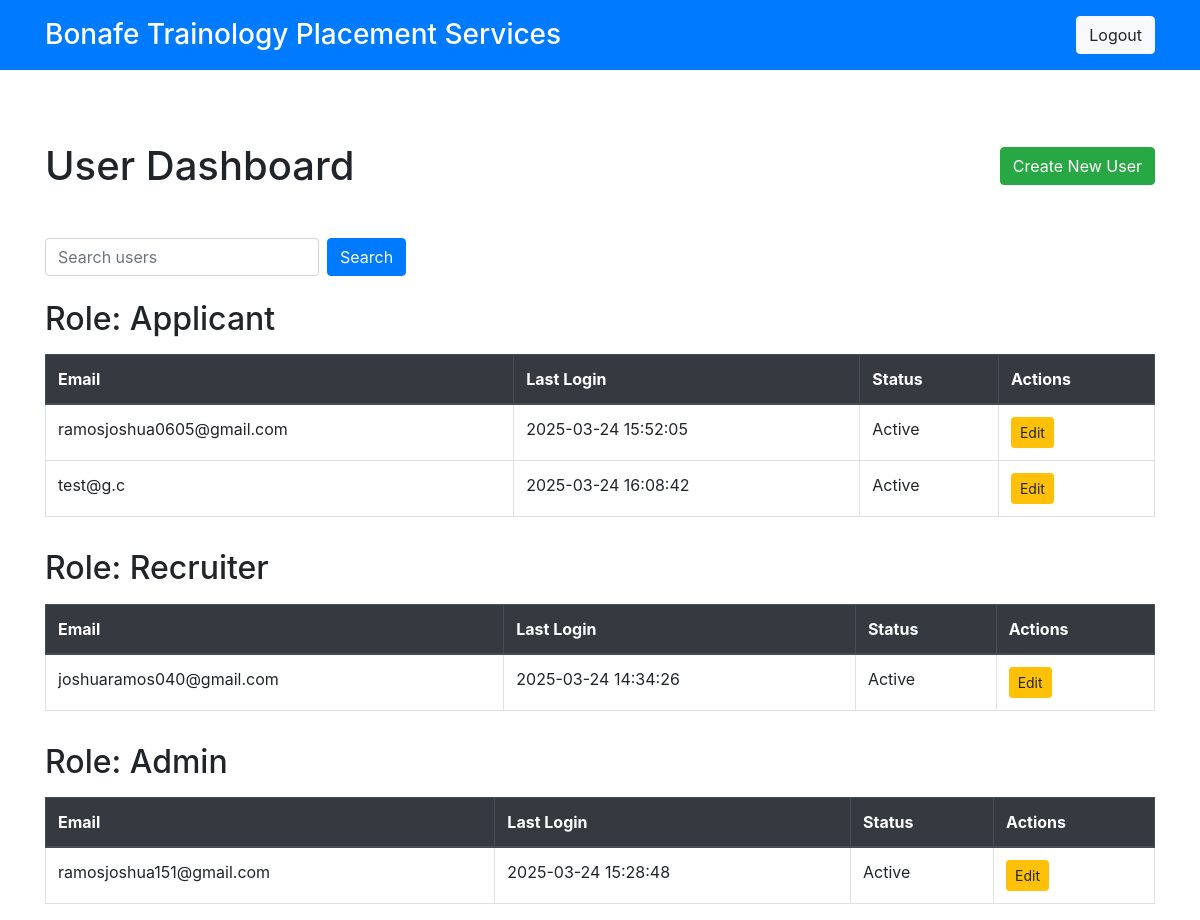
/user_admin/dashboard.php (signed in), run on the app's committed database.
### tables this page shows
CREATE TABLE `user_logins` (
  `login_id` int(11) NOT NULL,
  `user_id` int(11) DEFAULT NULL,
  `email` varchar(255) NOT NULL,
  `password_hash` varchar(255) NOT NULL,
  `role` enum('Applicant','Recruiter','Admin') DEFAULT 'Applicant',
  `last_login` timestamp NULL DEFAULT NULL,
  `status` enum('Banned','Active','Inactive') DEFAULT 'Inactive',
  `verification_token` varchar(255) DEFAULT NULL,
  `reset_token` varchar(255) DEFAULT NULL,
  `reset_token_expiration` timestamp NULL DEFAULT NULL
);

### user_admin/dashboard.php (the view, shortened to what this page needs)
<?php
include 'header.php';
$sql = "SELECT * FROM user_logins ORDER BY role";
$stmt = $pdo->prepare($sql);
$stmt->execute();
$users = [];
while ($row = $stmt->fetch(PDO::FETCH_ASSOC)) {
    $users[$row['role']][] = $row;
}
?>
<!DOCTYPE html>
<html lang="en">
<head>
    <link href="https://stackpath.bootstrapcdn.com/bootstrap/4.5.2/css/bootstrap.min.css" rel="stylesheet">
</head>
<body>
    <div class="container mt-5">
        <div class="d-flex justify-content-between align-items-center mb-4">
            <h1 class="my-4">User Dashboard</h1>
            <a href="create_user.php" class="btn btn-success">Create New User</a>
        </div>
        <form method="GET" class="form-inline mb-4">
            <input type="text" name="search" class="form-control mr-2" placeholder="Search users" value="<?php echo isset($_GET['search']) ? htmlspecialchars($_GET['search']) : ''; ?>">
            <button type="submit" class="btn btn-primary">Search</button>
        </form>
        <?php foreach ($users as $role => $roleUsers): ?>
            <h2 class="my-3">Role: <?php echo htmlspecialchars($role); ?></h2>
            <div class="table-responsive">
                <table class="table table-bordered table-hover">
                    <thead class="thead-dark">
                        <tr>
                            <th>Email</th>
                            <th>Last Login</th>
                            <th>Status</th>
                            <th>Actions</th>
                        </tr>
                    </thead>
                    <tbody>
                        <?php foreach ($roleUsers as $user): ?>
                            <tr>
                                <td><?php echo htmlspecialchars($user['email']); ?></td>
                                <td><?php echo htmlspecialchars($user['last_login']); ?></td>
                                <td><?php echo htmlspecialchars($user['status']); ?></td>
                                <td>
                                    <a href="edit_user.php?login_id=<?php echo $user['login_id']; ?>" class="btn btn-warning btn-sm">Edit</a>
                                </td>
                            </tr>
                        <?php endforeach; ?>
                    </tbody>
                </table>
            </div>
        <?php endforeach; ?>
    </div>
</body>
</html>

### data on the page
user_logins: email "ramosjoshua0605@gmail.com", last_login "2025-03-24 15:52:05", status "Active"
user_logins: email "test@g.c", last_login "2025-03-24 16:08:42", status "Active"
user_logins: email "joshuaramos040@gmail.com", last_login "2025-03-24 14:34:26", status "Active"
user_logins: email "ramosjoshua151@gmail.com", last_login "2025-03-24 15:28:48", status "Active"

### other printed values
$role "Applicant"
$role "Recruiter"
$role "Admin"
